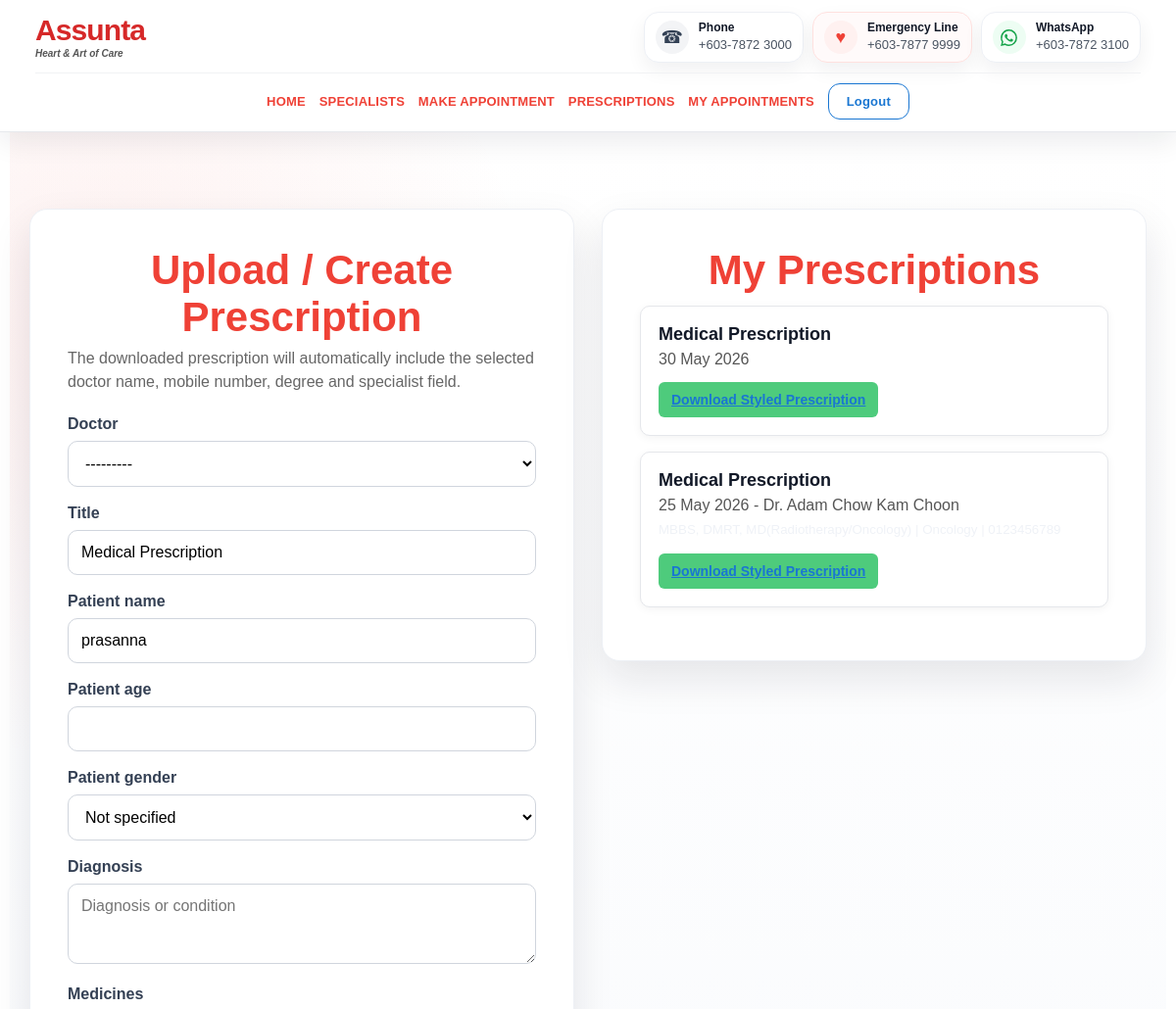
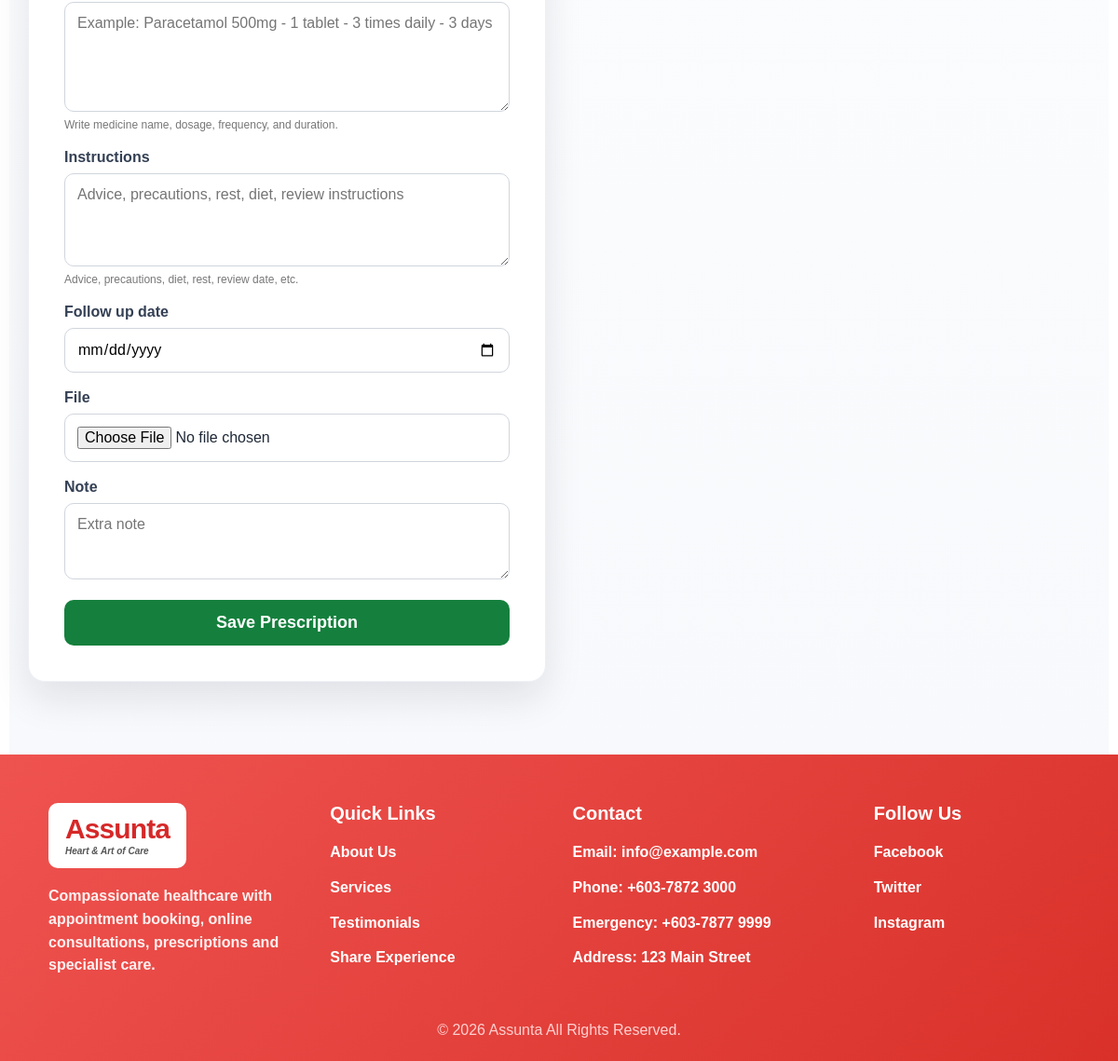
/prescriptions/ (signed in), run on the app's committed database (2 pictures, top to bottom).
### hospital/models.py (models this page shows, shortened)
class TimeStampedModel(models.Model):
    created_at = models.DateTimeField(auto_now_add=True)
    updated_at = models.DateTimeField(auto_now=True)
    class Meta:
        abstract = True

class SiteSetting(TimeStampedModel):
    site_name = models.CharField(max_length=120, default='Assunta Hospital')
    logo = models.ImageField(upload_to='site/', blank=True, null=True)
    general_line = models.CharField(max_length=50, default='+603-7872 3000')
    emergency_line = models.CharField(max_length=50, default='+603-7877 9999')
    whatsapp = models.CharField(max_length=50, default='+603-7872 3100')
    email = models.EmailField(default='info@example.com')
    address = models.CharField(max_length=255, default='123 Main Street')
    facebook = models.URLField(blank=True)
    twitter = models.URLField(blank=True)
    instagram = models.URLField(blank=True)
    footer_text = models.CharField(max_length=255, default='© 2026 Company Name. All Rights Reserved.')

class Prescription(TimeStampedModel):
    GENDER_CHOICES = [
        ('', 'Not specified'),
        ('Male', 'Male'),
        ('Female', 'Female'),
        ('Other', 'Other'),
    ]
    user = models.ForeignKey(settings.AUTH_USER_MODEL, on_delete=models.CASCADE, related_name='prescriptions')
    doctor = models.ForeignKey(Doctor, on_delete=models.SET_NULL, null=True, blank=True)
    title = models.CharField(max_length=150, default='Medical Prescription')
    patient_name = models.CharField(max_length=120, blank=True)
    patient_age = models.PositiveIntegerField(blank=True, null=True)
    patient_gender = models.CharField(max_length=20, choices=GENDER_CHOICES, blank=True, default='')
    diagnosis = models.TextField(blank=True)
    medicines = models.TextField(blank=True, help_text='Write medicine name, dosage, frequency, and duration.')
    instructions = models.TextField(blank=True, help_text='Advice, precautions, diet, rest, review date, etc.')
    follow_up_date = models.DateField(blank=True, null=True)
    issued_date = models.DateField(blank=True, null=True)
    file = models.FileField(upload_to='prescriptions/', blank=True, null=True)
    note = models.TextField(blank=True)
    class Meta:
        ordering = ['-created_at']

class Doctor(TimeStampedModel):
    name = models.CharField(max_length=120)
    slug = models.SlugField(max_length=150, unique=True, blank=True)
    speciality = models.ForeignKey(Speciality, on_delete=models.SET_NULL, null=True, related_name='doctors')
    degree = models.CharField(max_length=255, help_text='Example: MBBS, FRCP')
    designation = models.CharField(max_length=120, blank=True, help_text='Example: Consultant Cardiologist')
    profile_image = models.ImageField(upload_to='doctors/', blank=True, null=True)
    phone = models.CharField(max_length=50, blank=True)
    email = models.EmailField(blank=True)
    room_no = models.CharField(max_length=40, blank=True)
    bio = models.TextField(blank=True)
    earliest_appointment = models.CharField(max_length=100, blank=True, help_text='Example: Feb 22, 2:30PM')
    consultation_fee = models.DecimalField(max_digits=8, decimal_places=2, default=0)
    is_available = models.BooleanField(default=True)
    is_featured = models.BooleanField(default=False)
    class Meta:
        ordering = ['name']
    def __str__(self):
        return self.name

### hospital/views.py (the view)
# urls.py: path('prescriptions/', views.prescriptions, name='prescriptions'),
@login_required
def prescriptions(request):
    if request.method == 'POST':
        form = PrescriptionForm(request.POST, request.FILES)
        if form.is_valid():
            prescription = form.save(commit=False)
            prescription.user = request.user
            if not prescription.patient_name:
                prescription.patient_name = request.user.get_full_name() or request.user.username
            if not prescription.issued_date:
                prescription.issued_date = timezone.localdate()
            prescription.save()
            messages.success(request, 'Prescription saved successfully.')
            return redirect('prescriptions')
    else:
        initial = {'patient_name': request.user.get_full_name() or request.user.username}
        form = PrescriptionForm(initial=initial)
    user_prescriptions = request.user.prescriptions.select_related('doctor', 'doctor__speciality')
    return render(request, 'hospital/prescriptions.html', {
        'form': form,
        'prescriptions': user_prescriptions,
    })

### hospital/forms.py
class PrescriptionForm(forms.ModelForm):
    class Meta:
        model = Prescription
        fields = [
            'doctor', 'title', 'patient_name', 'patient_age', 'patient_gender',
            'diagnosis', 'medicines', 'instructions', 'follow_up_date', 'file', 'note'
        ]
        widgets = {
            'follow_up_date': forms.DateInput(attrs={'type': 'date'}),
            'diagnosis': forms.Textarea(attrs={'rows': 3, 'placeholder': 'Diagnosis or condition'}),
            'medicines': forms.Textarea(attrs={'rows': 5, 'placeholder': 'Example: Paracetamol 500mg - 1 tablet - 3 times daily - 3 days'}),
            'instructions': forms.Textarea(attrs={'rows': 4, 'placeholder': 'Advice, precautions, rest, diet, review instructions'}),
            'note': forms.Textarea(attrs={'rows': 3, 'placeholder': 'Extra note'}),
        }

### hospital/context_processors.py (called while the page is built)
def site_info(request):
    try:
        setting = SiteSetting.objects.order_by('-created_at').first()
    except Exception:
        setting = None
    return {'site_setting': setting}

### hospital/templates/hospital/prescriptions.html (shortened to what this page needs)
{% extends 'hospital/base.html' %}
{% load static %}
{% block extra_css %}
<link rel="stylesheet" href="{% static 'hospital/css/form.css' %}">
<link rel="stylesheet" href="{% static 'hospital/css/prescription.css' %}">
{% endblock %}
{% block content %}
<section class="form-section two-column prescription-layout">
    <div class="form-card prescription-form-card">
        <h1>Upload / Create Prescription</h1>
        <p class="form-help">The downloaded prescription will automatically include the selected doctor name, mobile number, degree and specialist field.</p>
        <form method="post" enctype="multipart/form-data" novalidate>
            {% for field in form %}
            <div class="field-group">
                <label for="{{ field.id_for_label }}">{{ field.label }}</label>
                {{ field }}
                {% if field.help_text %}<small class="help">{{ field.help_text }}</small>{% endif %}
            </div>
            {% endfor %}
            <button type="submit" class="green-btn">Save Prescription</button>
        </form>
    </div>
    <div class="form-card prescription-list-card">
        <h1>My Prescriptions</h1>
        {% for prescription in prescriptions %}
        <div class="prescription-item">
            <div class="prescription-main">
                <strong>{{ prescription.title }}</strong>
                <p>{{ prescription.created_at|date:'d M Y' }} {% if prescription.doctor %} - {{ prescription.doctor.name }}{% endif %}</p>
                {% if prescription.doctor %}
                    <small>{{ prescription.doctor.degree }} | {{ prescription.doctor.speciality.name }} | {{ prescription.doctor.phone|default:'No phone' }}</small>
                {% endif %}
            </div>
            <div class="prescription-actions">
                <a class="download-btn" href="{% url 'download_prescription' prescription.id %}">Download Styled Prescription</a>
            </div>
        </div>
        {% empty %}
        <p>No prescription saved yet.</p>
        {% endfor %}
    </div>
</section>
{% endblock %}

### hospital/templates/hospital/base.html (shortened to what this page needs)
{% load static %}
<!DOCTYPE html>
<html lang="en">
<head>
    <link rel="stylesheet" href="{% static 'hospital/css/base.css' %}?v=2026062305">
    {% block extra_css %}{% endblock %}
</head>
<body>
<header class="site-header">
    <div class="header-shell">
        <div class="brand-contact-row">
            <a href="{% url 'home' %}" class="logo-box" aria-label="Go to home page">
                {% if site_setting and site_setting.logo %}
                    <img src="{{ site_setting.logo.url }}" alt="{{ site_setting.site_name }}">
                {% else %}
                    <span class="logo-text">Assunta<span>Heart & Art of Care</span></span>
                {% endif %}
            </a>
            <div class="navbar-contact" aria-label="Hospital contact details">
                <a class="contact-chip" href="tel:{% if site_setting %}{{ site_setting.general_line }}{% else %}+60378723000{% endif %}">
                    <span class="contact-icon phone">☎</span>
                    <span><strong>Phone</strong><em>{% if site_setting %}{{ site_setting.general_line }}{% else %}+603-7872 3000{% endif %}</em></span>
                </a>
                <a class="contact-chip emergency" href="tel:{% if site_setting %}{{ site_setting.emergency_line }}{% else %}+60378779999{% endif %}">
                    <span class="contact-icon heart">♥</span>
                    <span><strong>Emergency Line</strong><em>{% if site_setting %}{{ site_setting.emergency_line }}{% else %}+603-7877 9999{% endif %}</em></span>
                </a>
                <a class="contact-chip whatsapp-chip" href="https://wa.me/{% if site_setting %}{{ site_setting.whatsapp|cut:'+'|cut:'-'|cut:' ' }}{% else %}60378723100{% endif %}" target="_blank" rel="noopener">
                    <span class="contact-icon whatsapp" aria-hidden="true">
                    </span>
                    <span><strong>WhatsApp</strong><em>{% if site_setting %}{{ site_setting.whatsapp }}{% else %}+603-7872 3100{% endif %}</em></span>
                </a>
            </div>
        </div>
        <nav class="main-nav" data-main-nav>
            <a href="{% url 'home' %}">Home</a>
            <a href="{% url 'specialists' %}">Specialists</a>
            <a href="{% url 'appointment' %}">Make Appointment</a>
            {% if user.is_authenticated %}
                <a href="{% url 'prescriptions' %}">Prescriptions</a>
                <a href="{% url 'my_appointments' %}">My Appointments</a>
                <a class="login-btn" href="{% url 'logout' %}">Logout</a>
            {% else %}
                <a class="login-btn" href="{% url 'login' %}">Login</a>
            {% endif %}
        </nav>
    </div>
</header>
<main>
    {% block content %}{% endblock %}
</main>
<footer class="site-footer">
    <div class="footer-grid">
        <div>
            <div class="footer-logo">
                {% if site_setting and site_setting.logo %}
                    <img src="{{ site_setting.logo.url }}" alt="logo">
                {% else %}
                    <span class="logo-text white">Assunta<span>Heart & Art of Care</span></span>
                {% endif %}
            </div>
            <p class="footer-about">Compassionate healthcare with appointment booking, online consultations, prescriptions and specialist care.</p>
        </div>
        <div>
            <h3>Quick Links</h3>
            <a href="{% url 'home' %}">About Us</a>
            <a href="{% url 'specialists' %}">Services</a>
            <a href="{% url 'home' %}#testimonials">Testimonials</a>
            <a href="{% url 'home' %}#testimonials">Share Experience</a>
        </div>
        <div>
            <h3>Contact</h3>
            <p>Email: {% if site_setting %}{{ site_setting.email }}{% else %}info@example.com{% endif %}</p>
            <p>Phone: {% if site_setting %}{{ site_setting.general_line }}{% else %}+603-7872 3000{% endif %}</p>
            <p>Emergency: {% if site_setting %}{{ site_setting.emergency_line }}{% else %}+603-7877 9999{% endif %}</p>
            <p>Address: {% if site_setting %}{{ site_setting.address }}{% else %}123 Main Street{% endif %}</p>
        </div>
        <div>
            <h3>Follow Us</h3>
            <a href="{% if site_setting and site_setting.facebook %}{{ site_setting.facebook }}{% else %}#{% endif %}">Facebook</a>
            <a href="{% if site_setting and site_setting.twitter %}{{ site_setting.twitter }}{% else %}#{% endif %}">Twitter</a>
            <a href="{% if site_setting and site_setting.instagram %}{{ site_setting.instagram }}{% else %}#{% endif %}">Instagram</a>
        </div>
    </div>
    <p class="copyright">{% if site_setting %}{{ site_setting.footer_text }}{% else %}© 2026 Assunta. All Rights Reserved.{% endif %}</p>
</footer>
</body>
</html>

### hospital/static/hospital/css/form.css (style rules this page uses)
.form-section { padding: 78px 20px; display: flex; justify-content: center; background: radial-gradient(circle at 8% 12%, rgba(239, 65, 54, .08), transparent 24%), linear-gradient(180deg, #fff, #f7f9fc); }
.form-card { background: #fff; border: 1px solid #edf0f5; border-radius: 18px; box-shadow: 0 18px 42px rgba(15, 23, 42, .10); padding: 38px; max-width: 580px; width: 100%; }
.form-card h1 { text-align: center; font-size: clamp(30px, 4vw, 42px); margin: 0 0 12px; color: #ef4136; }
.green-btn { width: 100%; font-size: 18px; padding: 14px; border-radius: 10px; }
.two-column { display: grid; grid-template-columns: 1fr 1fr; gap: 28px; max-width: 1180px; margin: 0 auto; }
.prescription-item { border-bottom: 1px solid #ddd; padding: 14px 0; }
.prescription-item a { color: #1976d2; text-decoration: underline; }

### hospital/static/hospital/css/prescription.css (style rules this page uses)
.prescription-layout { align-items: flex-start }
.form-help { color: #666; margin-top: -6px; margin-bottom: 22px; line-height: 1.5 }
.prescription-form-card { min-width: 0 }
.prescription-list-card { min-width: 0 }
.prescription-item { border: 1px solid #e5e7eb; border-radius: 10px; padding: 18px; margin-bottom: 16px; background: #fff; box-shadow: 0 2px 10px rgba(0, 0, 0, .05) }
.prescription-main strong { font-size: 18px; color: #111827 }
.prescription-main p { margin: 6px 0; color: #555 }
.prescription-main small { color: #eff2f7; display: block; line-height: 1.5 }
.prescription-actions { display: flex; gap: 10px; flex-wrap: wrap; margin-top: 14px }
.download-btn, .file-btn { display: inline-block; border-radius: 6px; padding: 10px 13px; font-weight: 700; font-size: 14px }
.download-btn { background: #4ecb7c; color: #fff }

### data on the page
SiteSetting: general_line "+603-7872 3000", emergency_line "+603-7877 9999", whatsapp "+603-7872 3100", email "info@example.com", address "123 Main Street", footer_text "© 2026 Assunta All Rights Reserved."
Prescription: title "Medical Prescription", created_at "30 May 2026"
Prescription: title "Medical Prescription", created_at "25 May 2026", doctor.name "Dr. Adam Chow Kam Choon"

### other printed values
{{ field.label }} "Doctor" "Title" "Patient name" "Patient age" "Patient gender" "Diagnosis" "Medicines" "Instructions" "Follow up date" "File" "Note"
{{ field.help_text }} "Write medicine name, dosage, frequency, and duration." "Advice, precautions, diet, rest, review date, etc."
